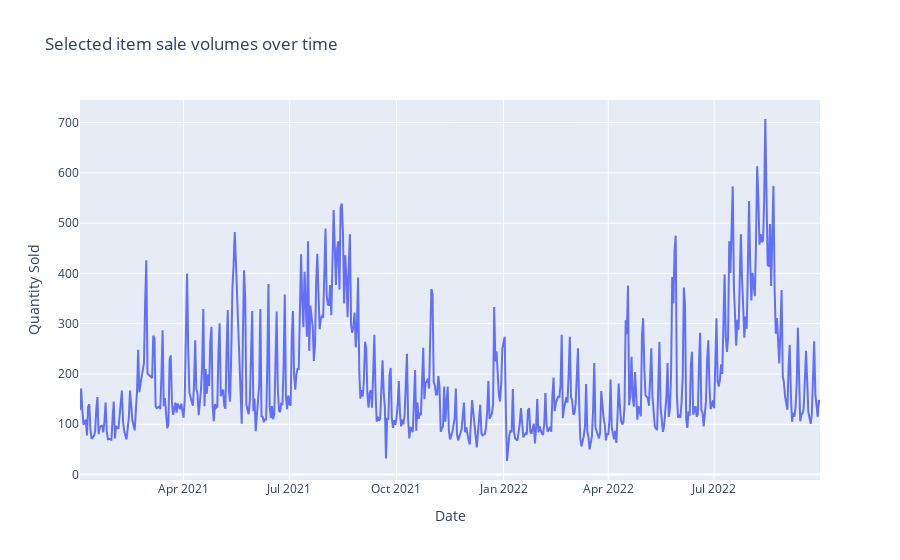

The notebook cell this image was saved under:
### Markdown cell above
### Visualisation

### Code cell
# plot daily sales
import plotly.express as px

fig = px.line(df_combined, x='datetime', y='Quantity', title='Selected item sale volumes over time',
              labels={'datetime': 'Date', 'Quantity': 'Quantity Sold'})

fig.show()

### Figure 1 — Plotly figure (JSON) as saved in the notebook; plotly's stock layout.template omitted (floating-point values rounded to 4 significant figures; data arrays with more than 128 entries replaced by an {"elided": "..."} marker saying what was removed)
{"data": [{"hovertemplate": "Date=%{x}<br>Quantity Sold=%{y}<extra></extra>", "legendgroup": "", "line": {"color": "#636efa", "dash": "solid"}, "marker": {"symbol": "circle"}, "mode": "lines", "name": "", "orientation": "v", "showlegend": false, "type": "scatter", "x": {"elided": "598 str values"}, "xaxis": "x", "y": {"elided": "598 int values"}, "yaxis": "y"}], "layout": {"legend": {"tracegroupgap": 0}, "title": {"text": "Selected item sale volumes over time"}, "xaxis": {"anchor": "y", "domain": [0, 1], "title": {"text": "Date"}}, "yaxis": {"anchor": "x", "domain": [0, 1], "title": {"text": "Quantity Sold"}}}}
